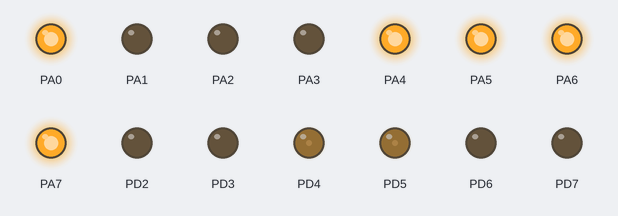
The program below on a simulated ATmega1284P, built with avr-gcc and emulated at 16 MHz. Parts: output pins drawn as LEDs (lit = HIGH). What the program prints to the serial monitor is not drawn.

Above: at 0.1 s.
Timing chart, 0 to 1.6 s (numbered marks = the images above):
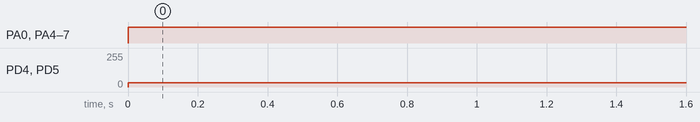

Measured:
- by itself, PA0, PA4–7: LOW → HIGH at 0.00 s
- by itself, PD4, PD5: 0/255 → 32/255 at 0.00 s

The program:

common.c
```c
/*
 * common.c
 *
 * Created: 11/1/2016 3:58:23 PM
 *  Author: patsl736
 */


#include <avr/io.h>
#include "debug.h"

void initialize_PWM();
void set_robot_speed(int speed);

int main(void)
{

	initialize_uart();
	initialize_PWM();
	set_robot_speed(2);

	int counter = 0;
	while (1) {


		counter = TCNT1;
		if(counter < 0) {
			printf("counter negative");
		}
		else{
			printf("Counter value: %d\n", TCNT1);
		}
	}
}

void set_robot_speed(int speed) {
	OCR1A = speed;	// Set speed left wheels
	OCR1B = speed;	// Set speed right wheels

}

void initialize_PWM() {

	DDRA = 0xFF;	// Set Data Direction on PortA
	DDRD = 0xFF;	// Set Data Direction on PortD
	TCNT1 = 0;		// Reset Timer1 counter

	TCCR1A = 0;		// Clear Timer1 settings
	TCCR1B = 0;		// Clear Timer1 settings

	PORTA = 0xF1;	// Set direction of wheels (Pin 40 for left wheels, pin 38 for right wheels)

	TCCR1B|= (1<<WGM12)|(1<<CS12)|(1<<CS10)|(1<<WGM13); // Prescaler 1024, Timer1 settings
	TCCR1A|= (1<<COM1A1)|(1<<WGM11)|(1<<COM1B1);		// Timer1 settings
	ICR1 = 16;											// Set TOP

}
```

debug.c
```c
/*
 * debug.c
 *
 * Created: 11/1/2016 3:59:37 PM
 *  Author: patsl736
 */

#include "config.h"
#include "debug.h"

#include <avr/io.h>
#include <inttypes.h>
#include <assert.h>
#include <stdbool.h>

#define BAUD_PRESCALE (((F_CPU / (USART_BAUDRATE * 16UL))) - 1)

void USARTWriteChar(char data);
int USARTPutChar(char data, FILE *stream);

static FILE uart_stdout = FDEV_SETUP_STREAM(USARTPutChar, NULL, _FDEV_SETUP_WRITE);

bool uart_initialized = false;


void initialize_uart() {
	// Set baud rate
	UBRR0L = BAUD_PRESCALE;
	UBRR0H = (BAUD_PRESCALE>>8);

	// Enable RX and TX for USART
	UCSR0B=(1<<RXEN0)|(1<<TXEN0);

	// Redirect stdout to UART
	stdout = &uart_stdout;

	// Keep track of state to detect errors early
	uart_initialized = true;
}

void USARTWriteChar(char data)
{
	while(!(UCSR0A & (1<<UDRE0)))
	{
		// Busy wait until we can send data
	}

	UDR0=data;
}


int USARTPutChar(char data, FILE *stream)
{
	// Fail hard if UART is not initialized
	assert(uart_initialized);

	// Include carriage return to start at beginning of line
	if (data == '\n')
	{
		USARTWriteChar('\r');
	}

	USARTWriteChar(data);
	return 0;
}
```

debug.h
```c
/*
 * debug.h
 *
 * This header includes a function for initializing the UART functions by enabling the
 * ports RXD0 and TXD0, as well as the internal UART function. The UART interface is
 * made available by substituting stdout.
 *
 * This header also includes stdio.h which exports printf.
 *
 * Created: 11/1/2016 3:59:45 PM
 *  Author: patsl736
 */

#include <stdio.h>

#ifndef DEBUG_H_
#define DEBUG_H_

void initialize_uart();

#endif /* DEBUG_H_ */
```

config.h
```c
/*
 * config.h
 *
 * Created: 11/1/2016 4:00:18 PM
 *  Author: patsl736
 */


#ifndef CONFIG_H_
#define CONFIG_H_

// Processor frequency
#define F_CPU 16000000UL

// USART speed
#define USART_BAUDRATE 9600


#endif /* CONFIG_H_ */
```
